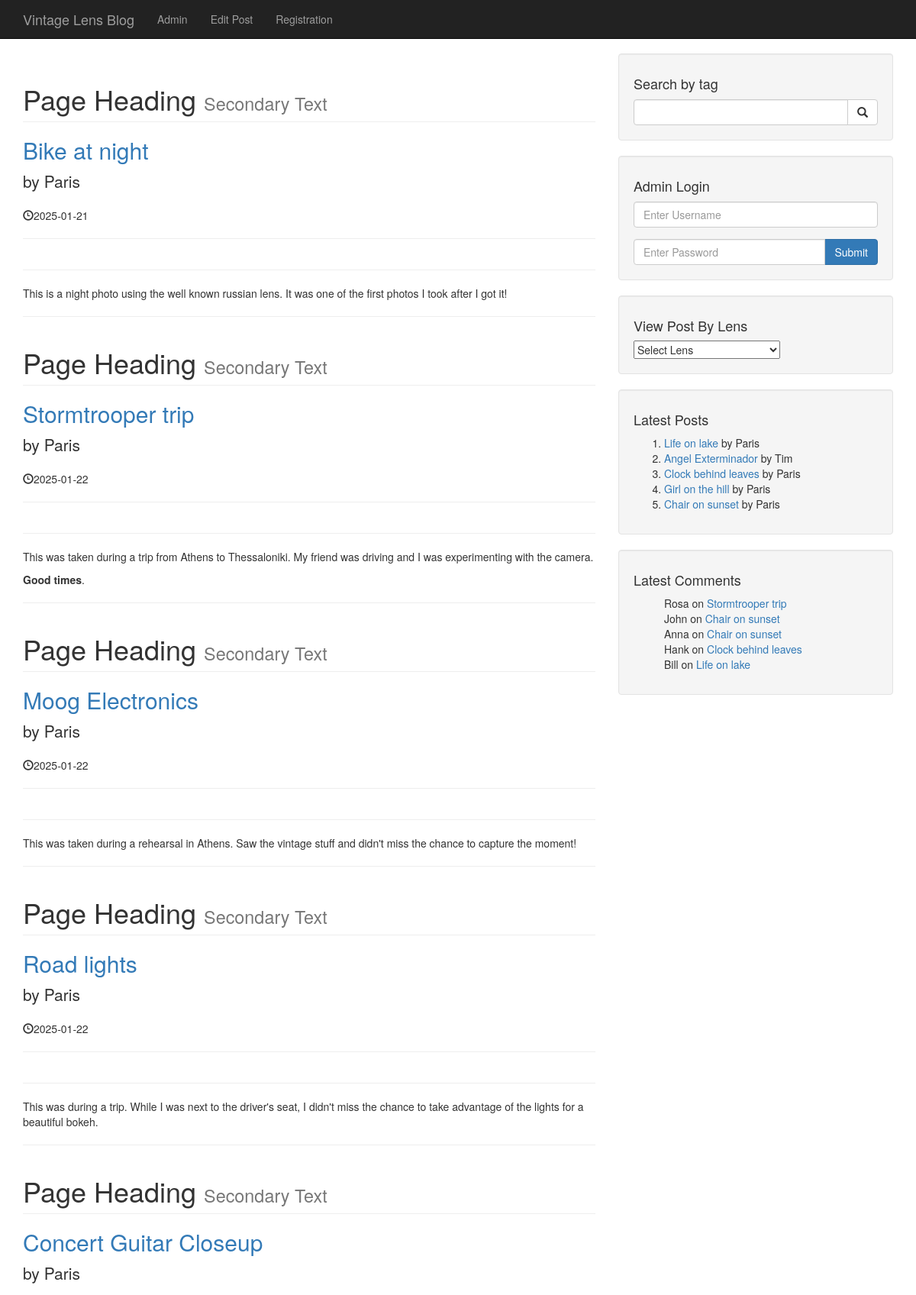
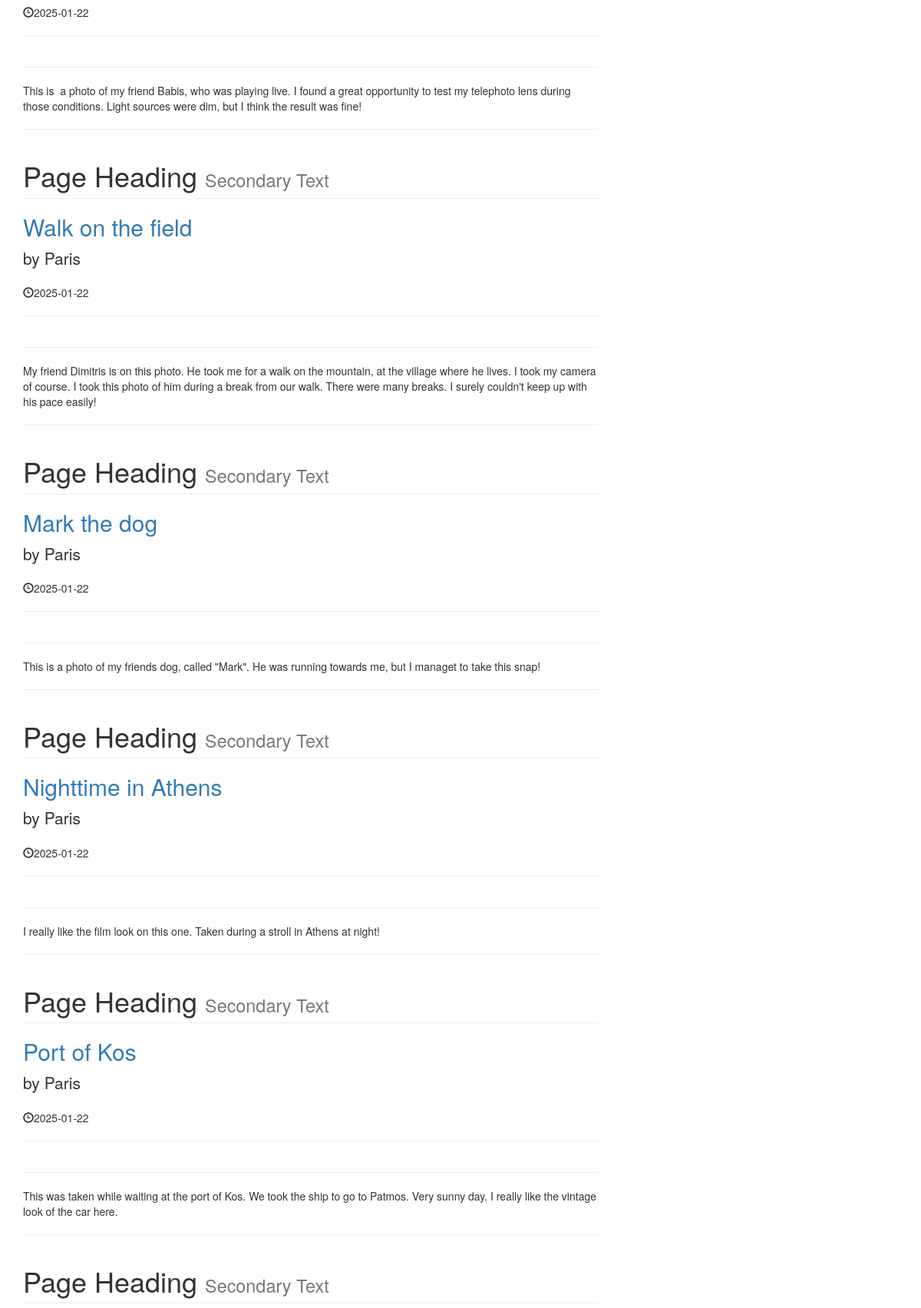
The page /author_posts.php?author=Paris&p_id=126 (upper part) on the database its author committed (2 pictures, top to bottom).
### tables this page shows
CREATE TABLE `posts` (
  `post_id` int(3) NOT NULL,
  `post_lens_id` int(3) NOT NULL,
  `post_title` varchar(255) NOT NULL,
  `post_author` varchar(255) NOT NULL,
  `post_date` date NOT NULL,
  `post_image` text NOT NULL,
  `post_content` text NOT NULL,
  `post_tags` varchar(255) NOT NULL,
  `post_comment_count` int(11) NOT NULL,
  `post_status` varchar(255) NOT NULL DEFAULT 'draft',
  `post_views_count` int(11) NOT NULL
);

CREATE TABLE `comments` (
  `comment_id` int(3) NOT NULL,
  `comment_post_id` int(3) NOT NULL,
  `comment_author` varchar(255) NOT NULL,
  `comment_email` varchar(255) NOT NULL,
  `comment_content` text NOT NULL,
  `comment_status` varchar(255) NOT NULL,
  `comment_date` date NOT NULL
);

### author_posts.php (the view, shortened to what this page needs)
<?php include "includes/header.php"; ?>
<?php include "includes/navigation.php"; ?>
    <div class="container">
    <div class="row">
        <div class="col-md-8">
            <?php
            if (isset($_GET['p_id'])) {
                $post_author = $_GET['author'];
            }
            $query = "SELECT * FROM posts WHERE post_author = '{$post_author}' ";
            $select_all_posts_query = mysqli_query($connection, $query);
            while ($row = mysqli_fetch_assoc($select_all_posts_query)) {
                $post_title = $row['post_title'];
                $post_author = $row['post_author'];
                $post_date = $row['post_date'];
                $post_content = $row['post_content'];
                ?>
                <h1 class="page-header">
                    Page Heading
                    <small>Secondary Text</small>
                </h1>
                <h2>
                    <a href="#"><?php echo $post_title ?></a>
                </h2>
                <p class="lead">
                    by <?php echo $post_author ?>
                </p>
                <p><span class="glyphicon glyphicon-time"></span><?php echo $post_date ?></p>
                <hr>
                <hr>
                <p><?php echo $post_content ?></p>
                <hr>
                <?php
            }
            ?>
        </div>
        <?php include "includes/sidebar.php"; ?>
    </div>
<?php include "includes/footer.php"; ?>

### includes/latest_posts_widget.php
<div class="well">
    <h4>Latest Posts</h4>
    <ol>
        <?php
        $query = "SELECT * FROM posts WHERE post_status = 'published' ORDER BY post_id DESC LIMIT 5";
        $select_latest_posts_query = mysqli_query($connection, $query);
        while ($row = mysqli_fetch_assoc($select_latest_posts_query)) {
            $post_id = $row['post_id'];
            $post_title = $row['post_title'];
            $post_author = $row['post_author'];
            echo "<li><a href='post.php?p_id=$post_id'>$post_title</a> by $post_author</li>";
        }
        ?>
    </ol>
</div>

### includes/latest_comments_widget.php
<div class="well">
    <h4>Latest Comments</h4>
    <ul style="list-style-type: none;">
        <?php
        $query = "SELECT post_id, comment_author, post_title
                    FROM posts JOIN comments WHERE comment_post_id = post_id AND comment_status = 'approved'
                    ORDER BY comment_id DESC
                    LIMIT 5;";
        $select_latest_comments_query = mysqli_query($connection, $query);
        while ($row = mysqli_fetch_assoc($select_latest_comments_query)) {
            $post_id = $row['post_id'];
            $comment_author = $row['comment_author'];
            $post_title = $row['post_title'];
            echo "<li>$comment_author on <a href='post.php?p_id=$post_id'>$post_title</a></li>";
        }
        ?>
    </ul>
</div>

### css/blog-home.css (style rules this page uses)
body { padding-top: 70px; }

### rows shown on the page
posts: post_title "Bike at night", post_author "Paris", post_date "2025-01-21", post_content "This is a night photo using the well known russian lens. It was one of the first photos I took after I got it!"
posts: post_title "Stormtrooper trip", post_author "Paris", post_date "2025-01-22", post_content "This was taken during a trip from Athens to Thessaloniki. My friend was driving and I was experimenting with the camera. Good times .", comments.comment_author "Rosa"
posts: post_title "Moog Electronics", post_author "Paris", post_date "2025-01-22", post_content "This was taken during a rehearsal in Athens. Saw the vintage stuff and didn't miss the chance to capture the moment!"
posts: post_title "Road lights", post_author "Paris", post_date "2025-01-22", post_content "This was during a trip. While I was next to the driver's seat, I didn't miss the chance to take advantage of the lights for a beautiful bokeh."
posts: post_title "Concert Guitar Closeup", post_author "Paris", post_date "2025-01-22", post_content "This is a photo of my friend Babis, who was playing live. I found a great opportunity to test my telephoto lens during those conditions. Light sources were dim, but I think the result was fine!"
posts: post_title "Walk on the field", post_author "Paris", post_date "2025-01-22", post_content "My friend Dimitris is on this photo. He took me for a walk on the mountain, at the village where he lives. I took my camera of course. I took this photo of him during a break from our walk. There were many breaks. I surely couldn't keep up with his pace easily!"
posts: post_title "Mark the dog", post_author "Paris", post_date "2025-01-22", post_content "This is a photo of my friends dog, called \"Mark\". He was running towards me, but I managet to take this snap!"
posts: post_title "Nighttime in Athens", post_author "Paris", post_date "2025-01-22", post_content "I really like the film look on this one. Taken during a stroll in Athens at night!"
posts: post_title "Port of Kos", post_author "Paris", post_date "2025-01-22", post_content "This was taken while waiting at the port of Kos. We took the ship to go to Patmos. Very sunny day. I really like the vintage look of the car here."
posts: post_title "Life on lake", post_author "Paris", comments.comment_author "Bill"
posts: post_title "Angel Exterminador", post_author "Tim"
posts: post_title "Clock behind leaves", post_author "Paris", comments.comment_author "Hank"
posts: post_title "Girl on the hill", post_author "Paris"
posts: post_title "Chair on sunset", post_author "Paris", comments.comment_author "John", comments.comment_author "Anna"
